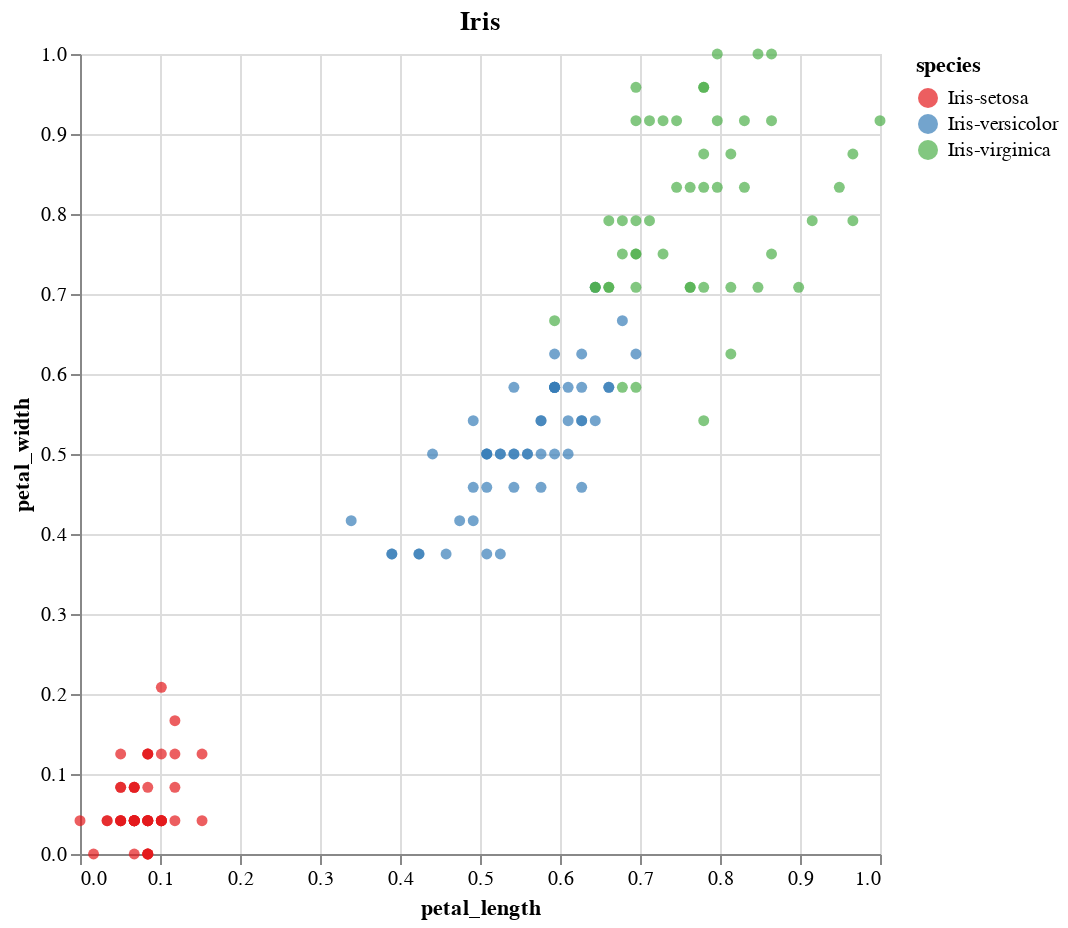

Here is the notebook cell this chart was saved with:
### Code cell
# how to visualize normalized data as the original data?

alt.Chart(X_new_scaled).mark_circle().encode(
    alt.X("petal_length"),
    alt.Y("petal_width"),
    alt.Color("species", scale = alt.Scale(scheme = 'set1'))
).properties(
    width = 400,
    height = 400,
    title = "Iris"
)

### Figure 1 — Vega-Lite specification as saved in the notebook (floating-point values rounded to 4 significant figures; data arrays with more than 128 entries replaced by an {"elided": "..."} marker saying what was removed)
{"config": {"view": {"continuousWidth": 400, "continuousHeight": 300}}, "data": {"name": "data-95807f66f0a4047204606abf0da06884"}, "mark": "circle", "encoding": {"color": {"type": "nominal", "field": "species", "scale": {"scheme": "set1"}}, "x": {"type": "quantitative", "field": "petal_length"}, "y": {"type": "quantitative", "field": "petal_width"}}, "height": 400, "title": "Iris", "width": 400, "$schema": "https://vega.github.io/schema/vega-lite/v4.8.1.json", "datasets": {"data-95807f66f0a4047204606abf0da06884": {"elided": "150 records"}}}
